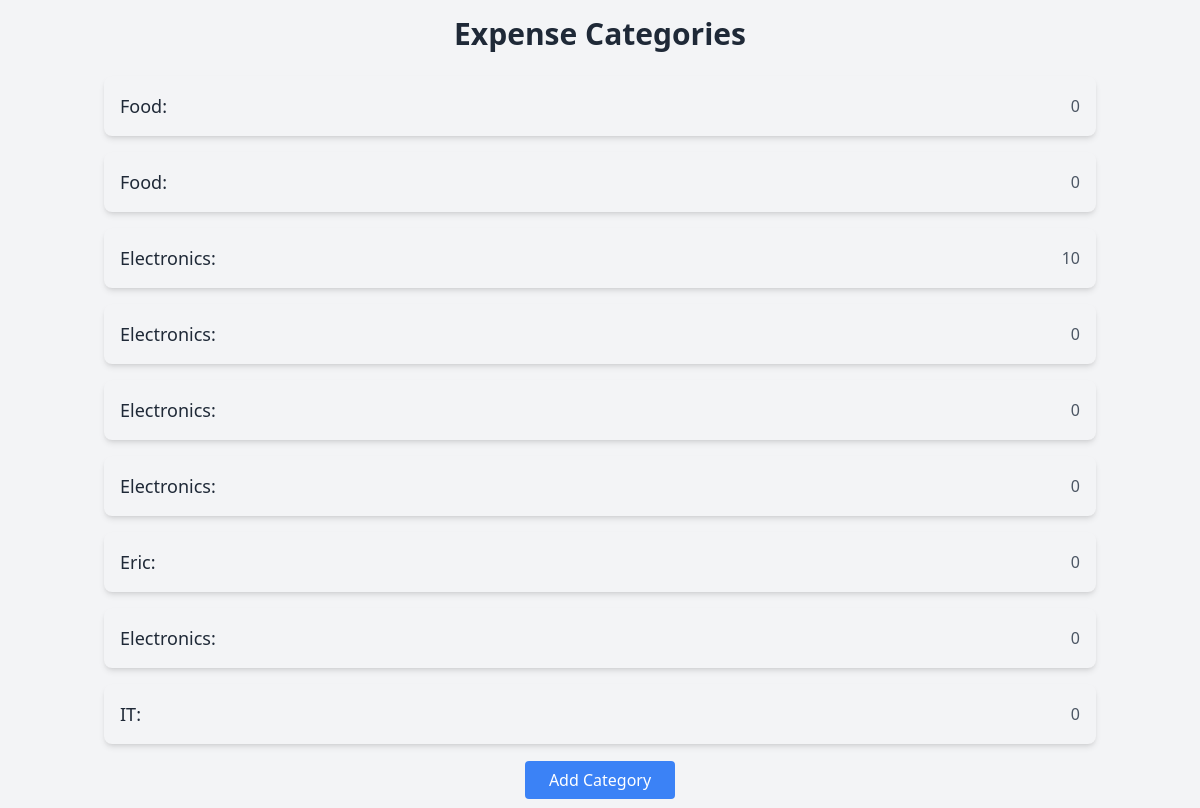
/categories/ (signed in), run on an earlier commit of the app's database.
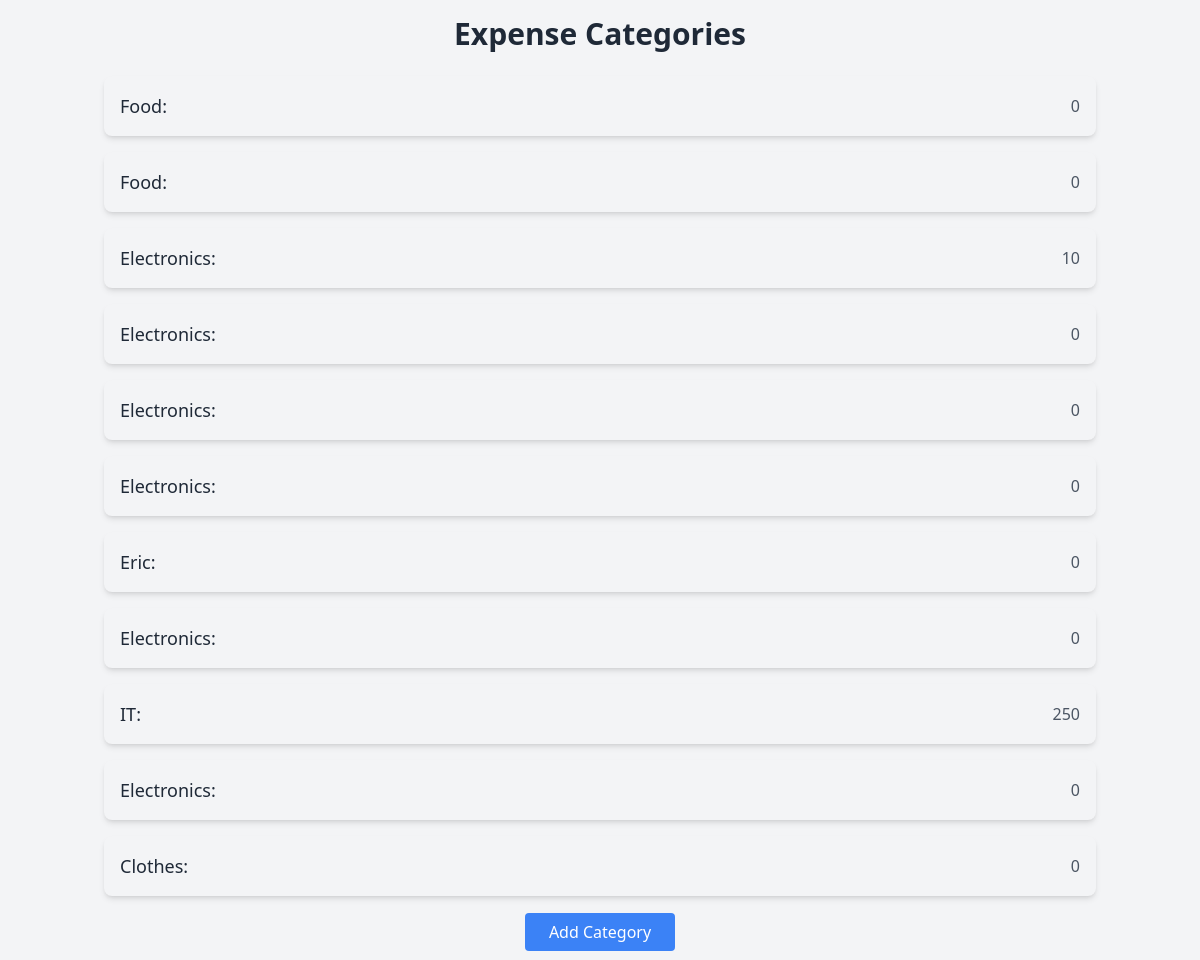
And on a later commit of the database.
### expense/models.py (models this page shows, shortened)
class Category(models.Model):
    name = models.CharField(max_length=255)
    user = models.ForeignKey(User, on_delete=models.CASCADE)

### expense/views.py (the view)
# urls.py: path('categories/', views.category_list, name="category_list"),
@login_required
def category_list(request):
    categories = Category.objects.filter(user=request.user)
    totals = {category: Expense.objects.filter(user=request.user, category=category).aggregate(models.Sum('amount'))['amount__sum'] or 0 for category in categories}
    context={'categories':categories, 'totals':totals}
    return render(request, 'category_list.html', context)

### expense/templates/category_list.html (shortened to what this page needs)
{% load static %}
<!DOCTYPE html>
<html lang="en">
<head>
    <link rel="stylesheet" href="{% static 'css/output.css' %}">
</head>
<body class="bg-gray-100 text-gray-800">
    <div class="container mx-auto p-4">
        <h1 class="text-3xl font-bold mb-6 text-center">Expense Categories</h1>
        <ul class="space-y-4">
            {% for category, total in totals.items %}
            <li class="flex justify-between items-center bg-gray-100 p-4 rounded-lg shadow-md">
                <span class="text-lg font-medium">{{ category.name }}:</span>
                <span class="text-gray-600">{{ total }}</span>
            </li>
            {% empty %}
            <li class="text-center text-gray-500">No categories found.</li>
            {% endfor %}
        </ul>
        <div class="mt-6 text-center">
            <a href="{% url 'add_category' %}" class="bg-blue-500 text-white px-6 py-2 rounded hover:bg-blue-600 transition">
                Add Category
            </a>
        </div>
    </div>
</body>
</html>

What changed in the data, as far as the page shows it:
computed for Category "IT": total "0" → "250"
added Category: name "Electronics", total "0"
added Category: name "Clothes", total "0"
